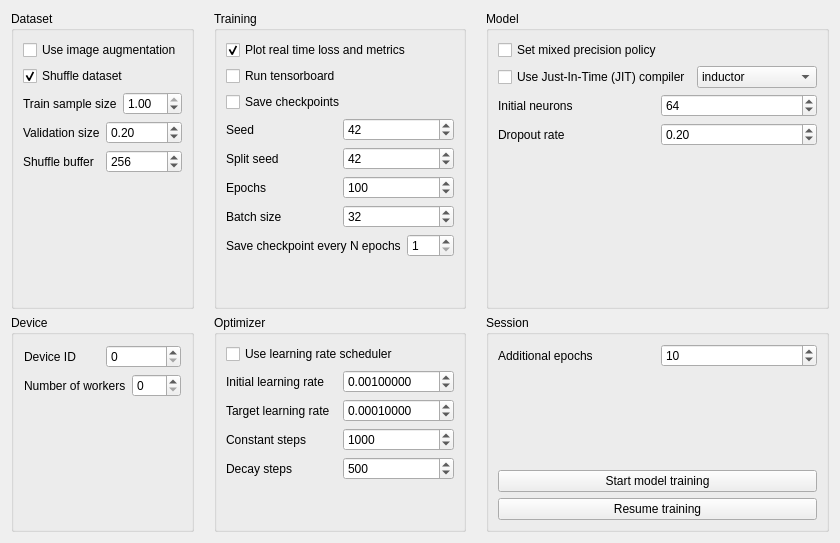
      <widget class="QWidget" name="trainTab">
       <attribute name="title">
        <string>Model training</string>
       </attribute>
       <layout class="QGridLayout" name="gridLayout_2" rowminimumheight="0,0">
        <item row="1" column="0">
         <layout class="QGridLayout" name="gridLayout" rowstretch="4,0" columnstretch="0,0,0">
          <property name="horizontalSpacing">
           <number>20</number>
          </property>
          <item row="0" column="0">
           <widget class="QGroupBox" name="groupBox_3">
            <property name="title">
             <string>Dataset</string>
            </property>
            <layout class="QVBoxLayout" name="verticalLayout_11">
             <item>
              <widget class="QCheckBox" name="imgAugment">
               <property name="text">
                <string>Use image augmentation</string>
               </property>
              </widget>
             </item>
             <item>
              <widget class="QCheckBox" name="setShuffle">
               <property name="text">
                <string>Shuffle dataset</string>
               </property>
               <property name="checked">
                <bool>true</bool>
               </property>
              </widget>
             </item>
             <item>
              <layout class="QVBoxLayout" name="verticalLayout_15">
               <item>
                <layout class="QHBoxLayout" name="horizontalLayout_16">
                 <item>
                  <widget class="QLabel" name="label_16">
                   <property name="text">
                    <string>Train sample size</string>
                   </property>
                  </widget>
                 </item>
                 <item>
                  <widget class="QDoubleSpinBox" name="trainSampleSize">
                   <property name="maximum">
                    <double>1.000000000000000</double>
                   </property>
                   <property name="singleStep">
                    <double>0.050000000000000</double>
                   </property>
                   <property name="value">
                    <double>1.000000000000000</double>
                   </property>
                  </widget>
                 </item>
                </layout>
               </item>
               <item>
                <layout class="QHBoxLayout" name="horizontalLayout_2">
                 <item>
                  <widget class="QLabel" name="label_2">
                   <property name="text">
                    <string>Validation size</string>
                   </property>
                  </widget>
                 </item>
                 <item>
                  <widget class="QDoubleSpinBox" name="validationSize">
                   <property name="maximum">
                    <double>1.000000000000000</double>
                   </property>
                   <property name="singleStep">
                    <double>0.050000000000000</double>
                   </property>
                   <property name="value">
                    <double>0.200000000000000</double>
                   </property>
                  </widget>
                 </item>
                </layout>
               </item>
               <item>
                <layout class="QHBoxLayout" name="horizontalLayout_19">
                 <item>
                  <widget class="QLabel" name="label_17">
                   <property name="text">
                    <string>Shuffle buffer</string>
                   </property>
                  </widget>
                 </item>
                 <item>
                  <widget class="QSpinBox" name="shuffleSize">
                   <property name="maximum">
                    <number>99999</number>
                   </property>
                   <property name="singleStep">
                    <number>10</number>
                   </property>
                   <property name="value">
                    <number>256</number>
                   </property>
                  </widget>
                 </item>
                </layout>
               </item>
              </layout>
             </item>
             <item>
              <spacer name="verticalSpacer_2">
               <property name="orientation">
                <enum>Qt::Orientation::Vertical</enum>
               </property>
               <property name="sizeHint" stdset="0">
                <size>
                 <width>20</width>
                 <height>40</height>
                </size>
               </property>
              </spacer>
             </item>
            </layout>
           </widget>
          </item>
          <item row="1" column="2">
           <widget class="QGroupBox" name="groupBox_8">
            <property name="title">
             <string>Session</string>
            </property>
            <layout class="QVBoxLayout" name="verticalLayout_9">
             <item>
              <layout class="QHBoxLayout" name="horizontalLayout_10">
               <item>
                <widget class="QLabel" name="label_7">
                 <property name="text">
                  <string>Additional epochs</string>
                 </property>
                </widget>
               </item>
               <item>
                <widget class="QSpinBox" name="numAdditionalEpochs">
                 <property name="toolTip">
                  <string>&lt;html&gt;&lt;head/&gt;&lt;body&gt;&lt;p&gt;Additional number of epochs for the resumed training session&lt;/p&gt;&lt;p&gt;&lt;br/&gt;&lt;/p&gt;&lt;/body&gt;&lt;/html&gt;</string>
                 </property>
                 <property name="minimum">
                  <number>1</number>
                 </property>
                 <property name="maximum">
                  <number>1000000</number>
                 </property>
                 <property name="value">
                  <number>10</number>
                 </property>
                </widget>
               </item>
              </layout>
             </item>
             <item>
              <spacer name="verticalSpacer_7">
               <property name="orientation">
                <enum>Qt::Orientation::Vertical</enum>
               </property>
               <property name="sizeHint" stdset="0">
                <size>
                 <width>20</width>
                 <height>40</height>
                </size>
               </property>
              </spacer>
             </item>
             <item>
              <widget class="QPushButton" name="startTraining">
               <property name="toolTip">
                <string>&lt;html&gt;&lt;head/&gt;&lt;body&gt;&lt;p&gt;Start new training session with given configurations&lt;/p&gt;&lt;p&gt;&lt;br/&gt;&lt;/p&gt;&lt;/body&gt;&lt;/html&gt;</string>
               </property>
               <property name="text">
                <string>Start model training</string>
               </property>
              </widget>
             </item>
             <item>
              <widget class="QPushButton" name="resumeTraining">
               <property name="toolTip">
                <string>&lt;html&gt;&lt;head/&gt;&lt;body&gt;&lt;p&gt;Resume training for a selected checkpoint, using previous training configurations and additional number of epochs&lt;/p&gt;&lt;/body&gt;&lt;/html&gt;</string>
               </property>
               <property name="text">
                <string>Resume training</string>
               </property>
              </widget>
             </item>
            </layout>
           </widget>
          </item>
          <item row="1" column="1">
           <widget class="QGroupBox" name="groupBox_6">
            <property name="title">
             <string>Optimizer</string>
            </property>
            <layout class="QVBoxLayout" name="verticalLayout_17">
             <item>
              <layout class="QVBoxLayout" name="verticalLayout_6">
               <item>
                <widget class="QCheckBox" name="useScheduler">
                 <property name="text">
                  <string>Use learning rate scheduler</string>
                 </property>
                </widget>
               </item>
               <item>
                <layout class="QHBoxLayout" name="horizontalLayout_18">
                 <item>
                  <widget class="QLabel" name="label_11">
                   <property name="text">
                    <string>Initial learning rate</string>
                   </property>
                  </widget>
                 </item>
                 <item>
                  <widget class="QDoubleSpinBox" name="initialLearningRate">
                   <property name="decimals">
                    <number>8</number>
                   </property>
                   <property name="maximum">
                    <double>100.000000000000000</double>
                   </property>
                   <property name="singleStep">
                    <double>0.001000000000000</double>
                   </property>
                   <property name="value">
                    <double>0.001000000000000</double>
                   </property>
                  </widget>
                 </item>
                </layout>
               </item>
               <item>
                <layout class="QHBoxLayout" name="horizontalLayout_17">
                 <item>
                  <widget class="QLabel" name="label_14">
                   <property name="text">
                    <string>Target learning rate</string>
                   </property>
                  </widget>
                 </item>
                 <item>
                  <widget class="QDoubleSpinBox" name="targetLearningRate">
                   <property name="decimals">
                    <number>8</number>
                   </property>
                   <property name="maximum">
                    <double>100.000000000000000</double>
                   </property>
                   <property name="singleStep">
                    <double>0.001000000000000</double>
                   </property>
                   <property name="value">
                    <double>0.000100000000000</double>
                   </property>
                  </widget>
                 </item>
                </layout>
               </item>
               <item>
                <layout class="QHBoxLayout" name="horizontalLayout_15">
                 <item>
                  <widget class="QLabel" name="label_12">
                   <property name="text">
                    <string>Constant steps</string>
                   </property>
                  </widget>
                 </item>
                 <item>
                  <widget class="QSpinBox" name="constantSteps">
                   <property name="maximum">
                    <number>1000000</number>
                   </property>
                   <property name="singleStep">
                    <number>10</number>
                   </property>
                   <property name="value">
                    <number>1000</number>
                   </property>
                  </widget>
                 </item>
                </layout>
               </item>
               <item>
                <layout class="QHBoxLayout" name="horizontalLayout_14">
                 <item>
                  <widget class="QLabel" name="label_13">
                   <property name="text">
                    <string>Decay steps</string>
                   </property>
                  </widget>
                 </item>
                 <item>
                  <widget class="QSpinBox" name="decaySteps">
                   <property name="maximum">
                    <number>1000000</number>
                   </property>
                   <property name="singleStep">
                    <number>10</number>
                   </property>
                   <property name="value">
                    <number>500</number>
                   </property>
                  </widget>
                 </item>
                </layout>
               </item>
              </layout>
             </item>
             <item>
              <spacer name="verticalSpacer_6">
               <property name="orientation">
                <enum>Qt::Orientation::Vertical</enum>
               </property>
               <property name="sizeHint" stdset="0">
                <size>
                 <width>20</width>
                 <height>40</height>
                </size>
               </property>
              </spacer>
             </item>
            </layout>
           </widget>
          </item>
          <item row="0" column="1">
           <widget class="QGroupBox" name="groupBox_4">
            <property name="title">
             <string>Training</string>
            </property>
            <layout class="QVBoxLayout" name="verticalLayout_5">
             <item>
              <widget class="QCheckBox" name="realTimeHistory">
               <property name="text">
                <string>Plot real time loss and metrics</string>
               </property>
               <property name="checked">
                <bool>true</bool>
               </property>
              </widget>
             </item>
             <item>
              <widget class="QCheckBox" name="runTensorboard">
               <property name="text">
                <string>Run tensorboard</string>
               </property>
              </widget>
             </item>
             <item>
              <widget class="QCheckBox" name="saveCheckpoints">
               <property name="text">
                <string>Save checkpoints</string>
               </property>
              </widget>
             </item>
             <item>
              <layout class="QHBoxLayout" name="horizontalLayout_22">
               <item>
                <widget class="QLabel" name="label_18">
                 <property name="text">
                  <string>Seed</string>
                 </property>
                </widget>
               </item>
               <item>
                <widget class="QSpinBox" name="trainSeed">
                 <property name="maximum">
                  <number>1000000000</number>
                 </property>
                 <property name="value">
                  <number>42</number>
                 </property>
                </widget>
               </item>
              </layout>
             </item>
             <item>
              <layout class="QHBoxLayout" name="horizontalLayout_4">
               <item>
                <widget class="QLabel" name="label_4">
                 <property name="text">
                  <string>Split seed</string>
                 </property>
                </widget>
               </item>
               <item>
                <widget class="QSpinBox" name="splitSeed">
                 <property name="maximum">
                  <number>1000000000</number>
                 </property>
                 <property name="value">
                  <number>42</number>
                 </property>
                </widget>
               </item>
              </layout>
             </item>
             <item>
              <layout class="QHBoxLayout" name="horizontalLayout_9">
               <item>
                <widget class="QLabel" name="label_6">
                 <property name="text">
                  <string>Epochs</string>
                 </property>
                </widget>
               </item>
               <item>
                <widget class="QSpinBox" name="numEpochs">
                 <property name="maximum">
                  <number>1000000</number>
                 </property>
                 <property name="value">
                  <number>100</number>
                 </property>
                </widget>
               </item>
              </layout>
             </item>
             <item>
              <layout class="QHBoxLayout" name="horizontalLayout_11">
               <item>
                <widget class="QLabel" name="label_8">
                 <property name="text">
                  <string>Batch size</string>
                 </property>
                </widget>
               </item>
               <item>
                <widget class="QSpinBox" name="batchSize">
                 <property name="maximum">
                  <number>100000</number>
                 </property>
                 <property name="singleStep">
                  <number>4</number>
                 </property>
                 <property name="value">
                  <number>32</number>
                 </property>
                </widget>
               </item>
              </layout>
             </item>
             <item>
              <layout class="QHBoxLayout" name="horizontalLayout_12">
               <item>
                <widget class="QLabel" name="label_9">
                 <property name="text">
                  <string>Save checkpoint every N epochs</string>
                 </property>
                </widget>
               </item>
               <item>
                <widget class="QSpinBox" name="saveCPFrequency">
                 <property name="minimum">
                  <number>1</number>
                 </property>
                 <property name="maximum">
                  <number>999</number>
                 </property>
                </widget>
               </item>
              </layout>
             </item>
             <item>
              <spacer name="verticalSpacer_3">
               <property name="orientation">
                <enum>Qt::Orientation::Vertical</enum>
               </property>
               <property name="sizeHint" stdset="0">
                <size>
                 <width>20</width>
                 <height>40</height>
                </size>
               </property>
              </spacer>
             </item>
            </layout>
           </widget>
          </item>
          <item row="1" column="0">
           <widget class="QGroupBox" name="groupBox_2">
            <property name="title">
             <string>Device</string>
            </property>
            <layout class="QVBoxLayout" name="verticalLayout_14">
             <property name="leftMargin">
              <number>10</number>
             </property>
             <property name="topMargin">
              <number>10</number>
             </property>
             <property name="rightMargin">
              <number>10</number>
             </property>
             <property name="bottomMargin">
              <number>10</number>
             </property>
             <item>
              <layout class="QVBoxLayout" name="verticalLayout_18">
               <item>
                <layout class="QHBoxLayout" name="horizontalLayout_23">
                 <item>
                  <widget class="QLabel" name="label_5">
                   <property name="text">
                    <string>Device ID</string>
                   </property>
                  </widget>
                 </item>
                 <item>
                  <widget class="QSpinBox" name="deviceID"/>
                 </item>
                </layout>
               </item>
              </layout>
             </item>
             <item>
              <layout class="QHBoxLayout" name="horizontalLayout_13">
               <item>
                <widget class="QLabel" name="label_10">
                 <property name="text">
                  <string>Number of workers</string>
                 </property>
                </widget>
               </item>
               <item>
                <widget class="QSpinBox" name="numWorkers"/>
               </item>
              </layout>
             </item>
             <item>
              <spacer name="verticalSpacer_5">
               <property name="orientation">
                <enum>Qt::Orientation::Vertical</enum>
               </property>
               <property name="sizeHint" stdset="0">
                <size>
                 <width>20</width>
                 <height>40</height>
                </size>
               </property>
              </spacer>
             </item>
            </layout>
           </widget>
          </item>
          <item row="0" column="2">
           <widget class="QGroupBox" name="groupBox_5">
            <property name="title">
             <string>Model</string>
            </property>
            <layout class="QVBoxLayout" name="verticalLayout_8">
             <item>
              <widget class="QCheckBox" name="mixedPrecision">
               <property name="text">
                <string>Set mixed precision policy</string>
               </property>
              </widget>
             </item>
             <item>
              <layout class="QHBoxLayout" name="horizontalLayout_25">
               <item>
                <widget class="QCheckBox" name="compileJIT">
                 <property name="text">
                  <string>Use Just-In-Time (JIT) compiler</string>
                 </property>
                </widget>
               </item>
               <item>
                <widget class="QComboBox" name="backendJIT">
                 <property name="toolTip">
                  <string>&lt;html&gt;&lt;head/&gt;&lt;body&gt;&lt;p&gt;Select JIT compiler backend (default is inductor)</string>
                 </property>
                 <property name="currentText">
                  <string>inductor</string>
                 </property>
                 <property name="currentIndex">
                  <number>3</number>
                 </property>
                 <item>
                  <property name="text">
                   <string>eager</string>
                  </property>
                 </item>
                 <item>
                  <property name="text">
                   <string>aot_eager</string>
                  </property>
                 </item>
                 <item>
                  <property name="text">
                   <string>aot_cudagraphs</string>
                  </property>
                 </item>
                 <item>
                  <property name="text">
                   <string>inductor</string>
                  </property>
                 </item>
                 <item>
                  <property name="text">
                   <string>nvprims_nvfuser</string>
                  </property>
                 </item>
                 <item>
                  <property name="text">
                   <string>xla</string>
                  </property>
                 </item>
                </widget>
               </item>
              </layout>
             </item>
             <item>
              <layout class="QHBoxLayout" name="horizontalLayout_21">
               <item>
                <widget class="QLabel" name="label_21">
                 <property name="text">
                  <string>Initial neurons</string>
                 </property>
                </widget>
               </item>
               <item>
                <widget class="QSpinBox" name="initialNeurons">
                 <property name="maximum">
                  <number>99999</number>
                 </property>
                 <property name="singleStep">
                  <number>8</number>
                 </property>
                 <property name="value">
                  <number>64</number>
                 </property>
                </widget>
               </item>
              </layout>
             </item>
             <item>
              <layout class="QHBoxLayout" name="horizontalLayout_27">
               <item>
                <widget class="QLabel" name="label_22">
                 <property name="text">
                  <string>Dropout rate</string>
                 </property>
                </widget>
               </item>
               <item>
                <widget class="QDoubleSpinBox" name="dropoutRate">
                 <property name="maximum">
                  <double>1.000000000000000</double>
                 </property>
                 <property name="singleStep">
                  <double>0.050000000000000</double>
                 </property>
                 <property name="value">
                  <double>0.200000000000000</double>
                 </property>
                </widget>
               </item>
              </layout>
             </item>
             <item>
              <spacer name="verticalSpacer_4">
               <property name="orientation">
                <enum>Qt::Orientation::Vertical</enum>
               </property>
               <property name="sizeHint" stdset="0">
                <size>
                 <width>20</width>
                 <height>40</height>
                </size>
               </property>
              </spacer>
             </item>
            </layout>
           </widget>
          </item>
         </layout>
        </item>
       </layout>
      </widget>
